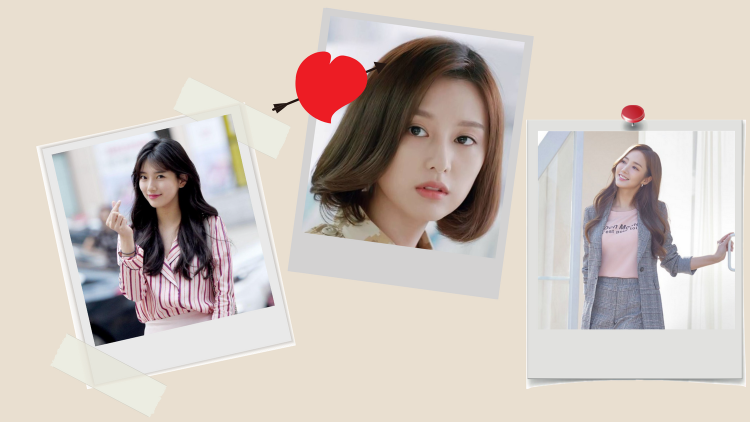
#> input picture Photos/Mywallpaper.png, 1499 x 843 px (shown at 1/2 size)
$ python Week4.py
#> lines starting #> are read from the running program, lines starting #| are printed output that depends on the picture; after the words box and inside, x2 and y2 are one past the last pixel; in counts of white or black regions, pixels touching at a corner belong together
import cv2
import copy

# reading images
img = cv2.imread('Photos/Mywallpaper.png')
#> img is the input picture: shape (843, 1499, 3); mean B, G, R 188.4, 195.4, 205.8
cv2.imshow('Original', img)

#Rescaling
newscale = 0.5
width = int(img.shape[1])
#> width = 1499
height = int(img.shape[0])
#> height = 843
newWidth = int(img.shape[1]*newscale)
#> newWidth = 749
newHeight = int(img.shape[0]*newscale)
#> newHeight = 421
dimensions = (width, height)
#> dimensions = (1499, 843)
resizedimage = cv2.resize(img, (newWidth, newHeight))
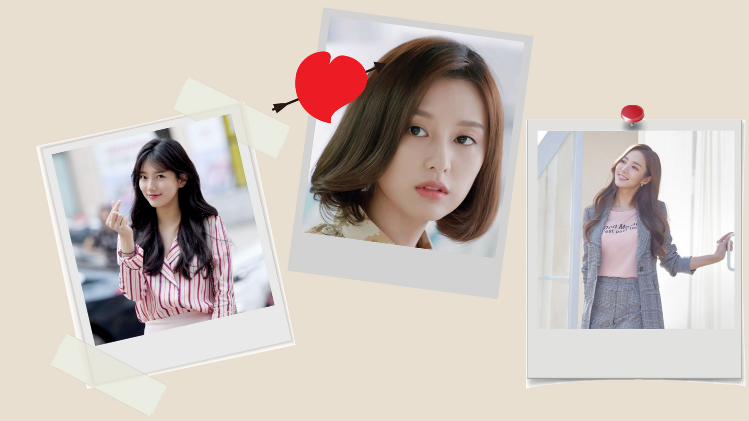
#> resizedimage: shape (421, 749, 3); mean B, G, R 188.3, 195.3, 205.8
cv2.imshow('Resized', resizedimage)

#Drawing a circle at the center
circle = copy.copy(img)
cv2.circle(circle,(round(width/2),round(height/2)),44,(0,0,255),thickness=2)
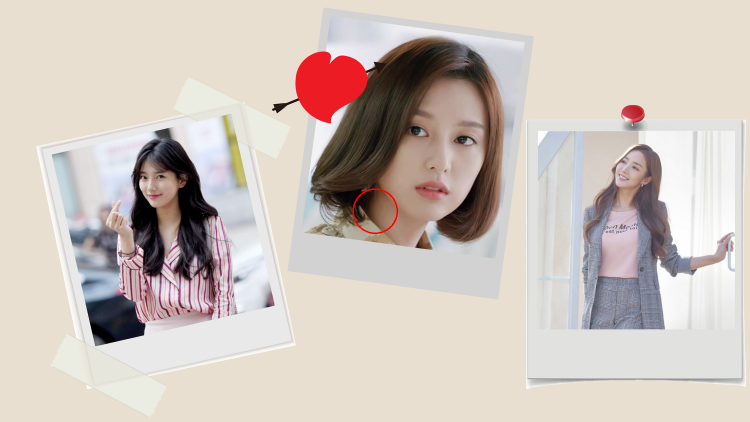
#> circle: shape (843, 1499, 3) (shown at 1/2 size); 0.07% of pixels changed, all inside (x1, y1, x2, y2) = (705, 377, 796, 468)
cv2.imshow('Circle',circle)

#Making grey scale:
greyScale = cv2.cvtColor(img, cv2.COLOR_BGR2GRAY)
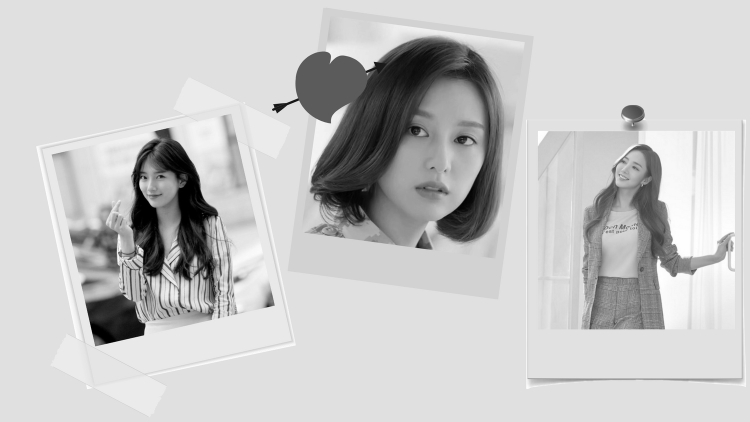
#> greyScale: shape (843, 1499) (shown at 1/2 size); min 0, max 255, mean 197.6
cv2.imshow('Greyscale', greyScale)

#Making blur
blur = cv2.GaussianBlur(greyScale, (9, 9), cv2.BORDER_DEFAULT)
cv2.imshow('Blur', blur)

#Making canny
canny = cv2.Canny(blur, 10, 50)
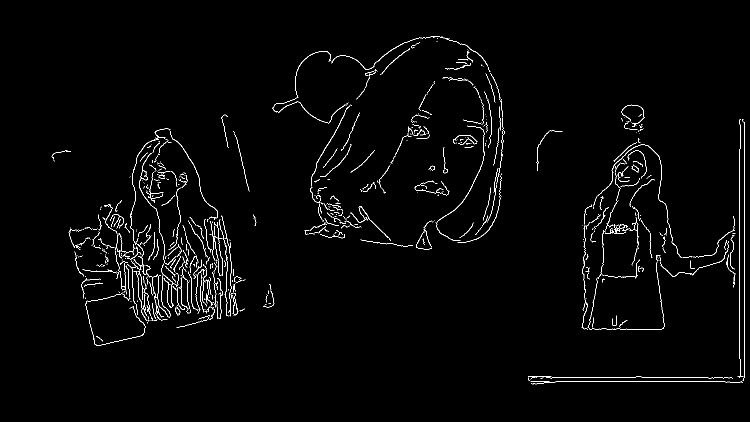
#> canny: shape (843, 1499) (shown at 1/2 size); 1.7% white in thin lines or dots, all inside (x1, y1, x2, y2) = (103, 72, 1489, 769)
cv2.imshow('Canny Layer', canny)

#Rotating 45 degree
rotPoint = (width // 2, height // 2)
#> rotPoint = (749, 421)
rotMat = cv2.getRotationMatrix2D(rotPoint, 45, scale=1.0)

rotate = cv2.warpAffine(img, rotMat, dimensions)
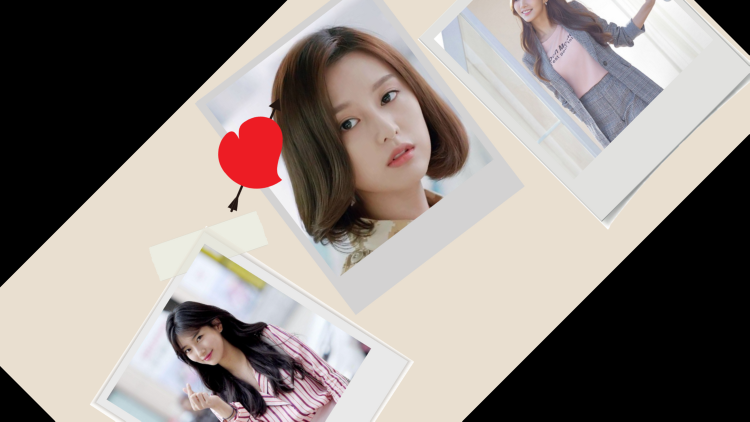
#> rotate: shape (843, 1499, 3) (shown at 1/2 size); mean B, G, R 132.6, 137.2, 145.5
cv2.imshow('Rotate', rotate)

cv2.waitKey(0)
